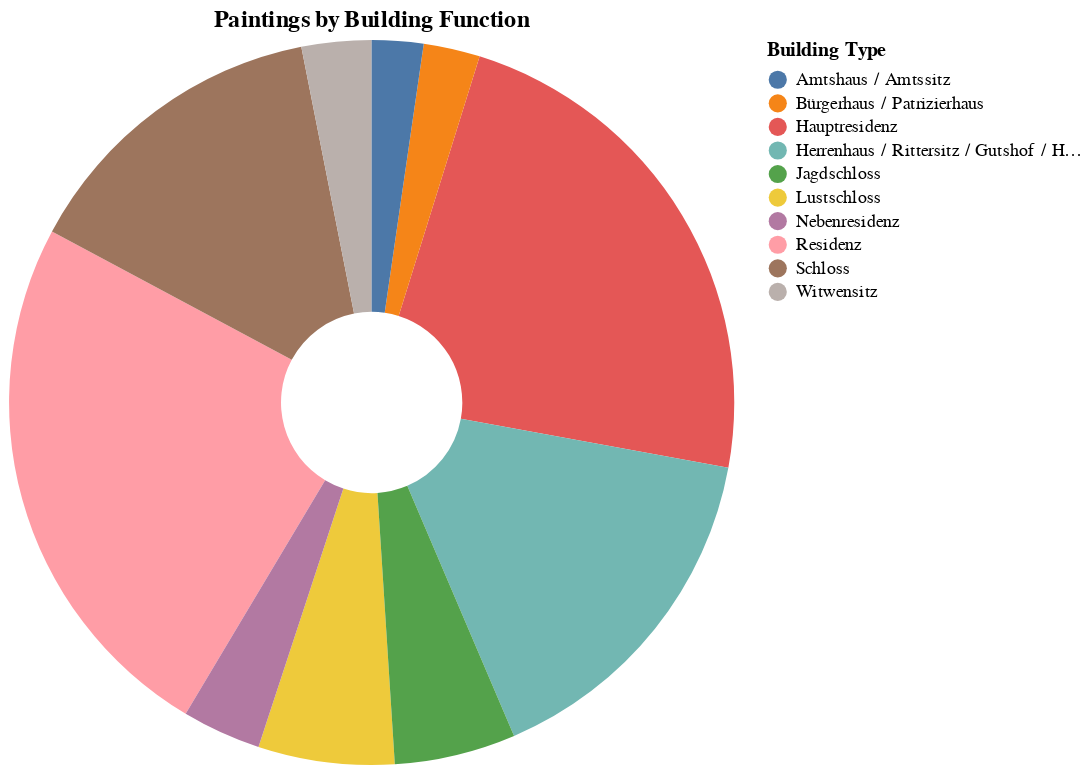

Notebook code for this chart:
### Code cell
# =============================================================================
# CELL 12: Building Function Analysis
# =============================================================================
# Join with buildings table to get the function column

print("🏛️ BUILDING FUNCTION ANALYSIS")
print("=" * 60)

building_func_df = con.execute("""
    SELECT 
        b.function as building_function,
        COUNT(*) as painting_count,
        COUNT(DISTINCT p.building_id) as building_count,
        ROUND(AVG(p.year_start), 0) as avg_year
    FROM paintings p
    JOIN buildings b ON p.building_id = b.building_id
    WHERE b.function IS NOT NULL
    GROUP BY b.function
    ORDER BY painting_count DESC
    LIMIT 20
""").pl()

print(building_func_df)

# Visualization - Pie/Donut chart
if len(building_func_df) > 0:
    chart = alt.Chart(building_func_df.head(10).to_pandas()).mark_arc(innerRadius=50).encode(
        theta=alt.Theta('painting_count:Q'),
        color=alt.Color('building_function:N', title='Building Type'),
        tooltip=['building_function', 'painting_count', 'building_count']
    ).properties(
        title='Paintings by Building Function',
        width=400,
        height=400
    )
    ipython_display(chart)

### Figure 1 — Vega-Lite specification as saved in the notebook (floating-point values rounded to 4 significant figures)
{"config": {"view": {"continuousWidth": 300, "continuousHeight": 300}}, "data": {"name": "data-d040dae07d88c1bbe33d0a57edc60cc9"}, "mark": {"type": "arc", "innerRadius": 50}, "encoding": {"color": {"field": "building_function", "title": "Building Type", "type": "nominal"}, "theta": {"field": "painting_count", "type": "quantitative"}, "tooltip": [{"field": "building_function", "type": "nominal"}, {"field": "painting_count", "type": "quantitative"}, {"field": "building_count", "type": "quantitative"}]}, "height": 400, "title": "Paintings by Building Function", "width": 400, "$schema": "https://vega.github.io/schema/vega-lite/v6.1.0.json", "datasets": {"data-d040dae07d88c1bbe33d0a57edc60cc9": [{"building_function": "Residenz", "painting_count": 655, "building_count": 22, "avg_year": 1616.0}, {"building_function": "Hauptresidenz", "painting_count": 623, "building_count": 42, "avg_year": 1680.0}, {"building_function": "Herrenhaus / Rittersitz / Gutshof / Hofmark / Häuptlingssitz", "painting_count": 424, "building_count": 71, "avg_year": 1716.0}, {"building_function": "Schloss", "painting_count": 380, "building_count": 39, "avg_year": 1713.0}, {"building_function": "Lustschloss", "painting_count": 164, "building_count": 20, "avg_year": 1724.0}, {"building_function": "Jagdschloss", "painting_count": 146, "building_count": 18, "avg_year": 1683.0}, {"building_function": "Nebenresidenz", "painting_count": 95, "building_count": 10, "avg_year": 1648.0}, {"building_function": "Witwensitz", "painting_count": 84, "building_count": 12, "avg_year": 1706.0}, {"building_function": "Bürgerhaus / Patrizierhaus", "painting_count": 68, "building_count": 19, "avg_year": 1691.0}, {"building_function": "Amtshaus / Amtssitz", "painting_count": 62, "building_count": 16, "avg_year": 1709.0}]}}
